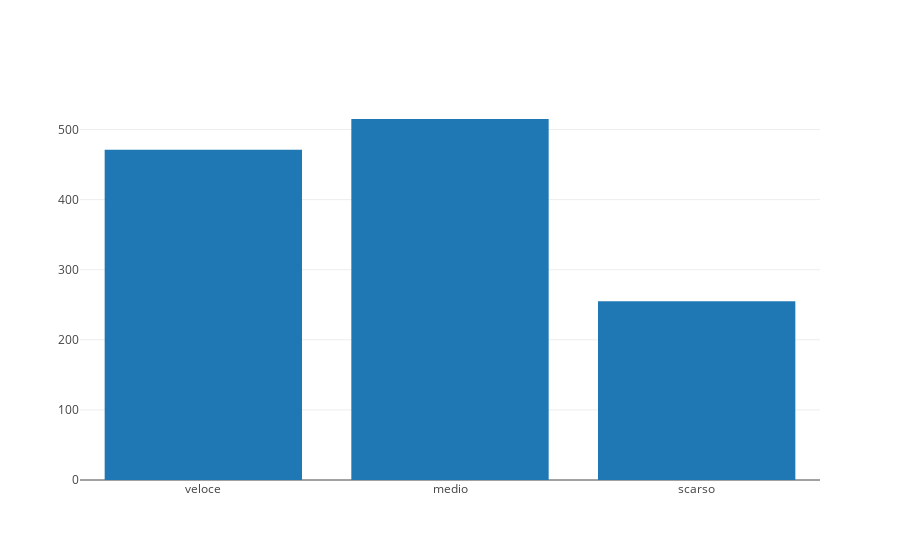

Notebook source saved alongside this figure:
### Code cell
bravura = np.full(tempo.shape, "", dtype="object")
bravura[:] = "scarso"
bravura[tempo<60] = "medio"
bravura[tempo<50] = "veloce"
py.iplot([go.Histogram(x=bravura)])

### Figure 1 — Plotly figure (JSON) as saved in the notebook; plotly's stock layout.template omitted (floating-point values rounded to 4 significant figures; data arrays with more than 128 entries replaced by an {"elided": "..."} marker saying what was removed)
{"data": [{"type": "histogram", "uid": "a4ee4494-d04c-11e8-ab96-3052cb2086f3", "x": {"elided": "1241 str values"}}], "layout": {}}
